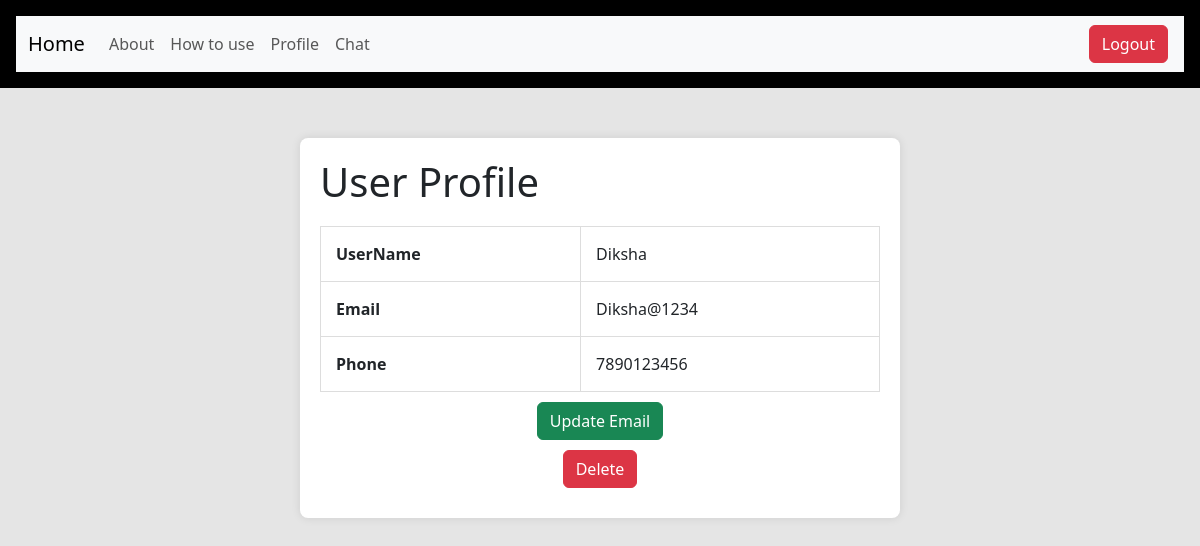
Before: /profile (signed in) with the older database file.
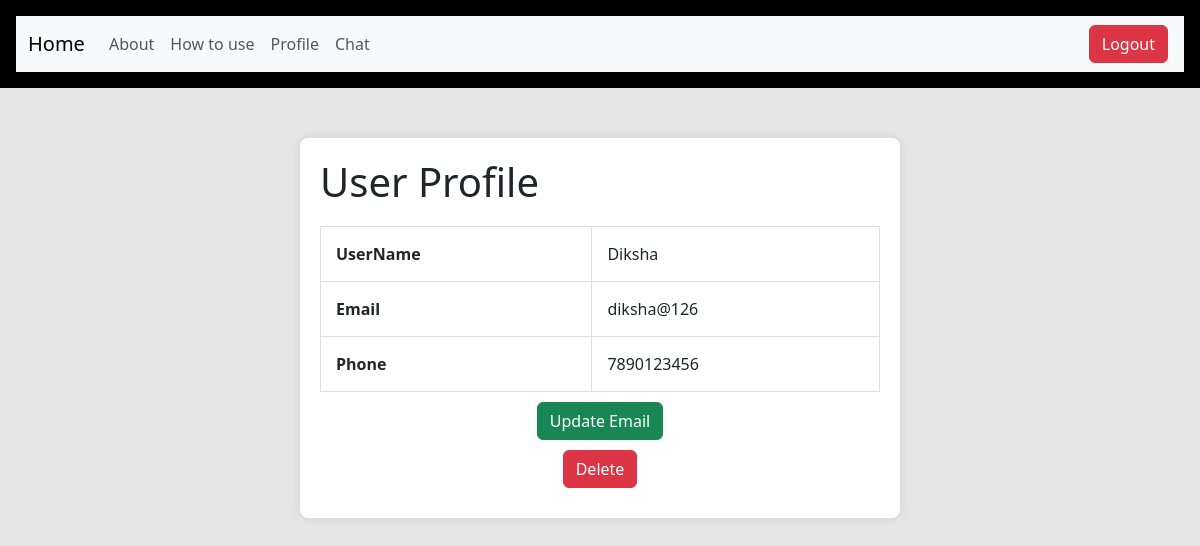
After: the same page with the newer database file.
### database.py (models this page shows)
class User(db.Model, UserMixin):
    id = db.Column(db.Integer, primary_key=True)
    username = db.Column(db.String(20), nullable=False, unique=True)
    password = db.Column(db.String(80), nullable=False)
    email = db.Column(db.String(80), nullable=True)
    phoneNumber = db.Column(db.String(15), nullable = True)

### app1.py (the view)
@app.route('/profile')
@login_required  # Ensure the user is logged in to access the profile
def profile():
    return render_template('profile.html', user=current_user)

### app1.py (called while the page is built)
@login_manager.user_loader
def load_user(user_id):
    return User.query.get(int(user_id))

### templates/profile.html (shortened to what this page needs)
<!DOCTYPE html>
<html lang="en">
<head>
    <link href="https://cdn.jsdelivr.net/npm/bootstrap@5.3.2/dist/css/bootstrap.min.css" rel="stylesheet"
>
</head>
<body>
    <div class="p-3 mb-2 bg-black text-white">
        <nav class="navbar navbar-expand-lg bg-body-tertiary">
            <div class="container-fluid">
                <a class="navbar-brand" href="/dashboard">Home</a>
                <div class="collapse navbar-collapse" id="navbarSupportedContent">
                    <ul class="navbar-nav me-auto mb-2 mb-lg-0">
                        <li class="nav-item">
                            <a class="nav-link" href="{{ url_for('about') }}">About</a>
                        </li>
                        <li class="nav-item">
                            <a class="nav-link" href="{{ url_for('use') }}">How to use</a>
                        </li>
                        <li class="nav-item">
                            <a class="nav-link" href="{{ url_for('profile') }}">Profile</a>
                        </li>
                        <li class="nav-item">
                            <a class="nav-link" href="{{ url_for('chat') }}">Chat</a>
                        </li>
                    </ul>
                    <div class="d-flex" role="search">
                        <a href="{{ url_for('logout') }}" class="btn btn-danger mx-1">Logout</a>
                    </div>
                </div>
            </div>
        </div>
    <div class="profile-container">
        <h1>User Profile</h1>
        <table>
            <tr>
                <td><strong>UserName</strong></td>
                <td>{{ user.username }}</td>
            </tr>
            <tr>
                <td><strong>Email</strong></td>
                <td>{{ user.email }}</td>
            </tr>
            <tr>
                <td><strong>Phone</strong></td>
                <td>{{ user.phoneNumber }}</td>
            </tr>
        </table>
        <div class="button-container text-center">        <a href="{{ url_for('update_email_form') }}" class="btn btn-success">Update Email</a>
        </div>
<div class="button-container text-center">        <form method="post" action="{{ url_for('delete_user', username=user.username) }}">
            <button type="submit" class="btn btn-danger">Delete</button>
        </div>
    </div>
</body>
</html>

### templates/profile.html (style rules this page uses)
body { background-color: rgba(0, 0, 0, 0.1); margin: 0; padding: 0; }
.profile-container { max-width: 600px; margin: 50px auto; background-color: white; padding: 20px; border-radius: 8px; box-shadow: 0 0 10px rgba(0, 0, 0, 0.1); }
table { width: 100%; margin-top: 20px; border-collapse: collapse; }
table, th, td { border: 1px solid #ddd; }
th, td { padding: 15px; text-align: left; }
.button-container { margin-top: 10px; margin-bottom: 10px; }

Changed rows visible on the page:
changed User "Diksha": email "Diksha@1234" → "diksha@126"
